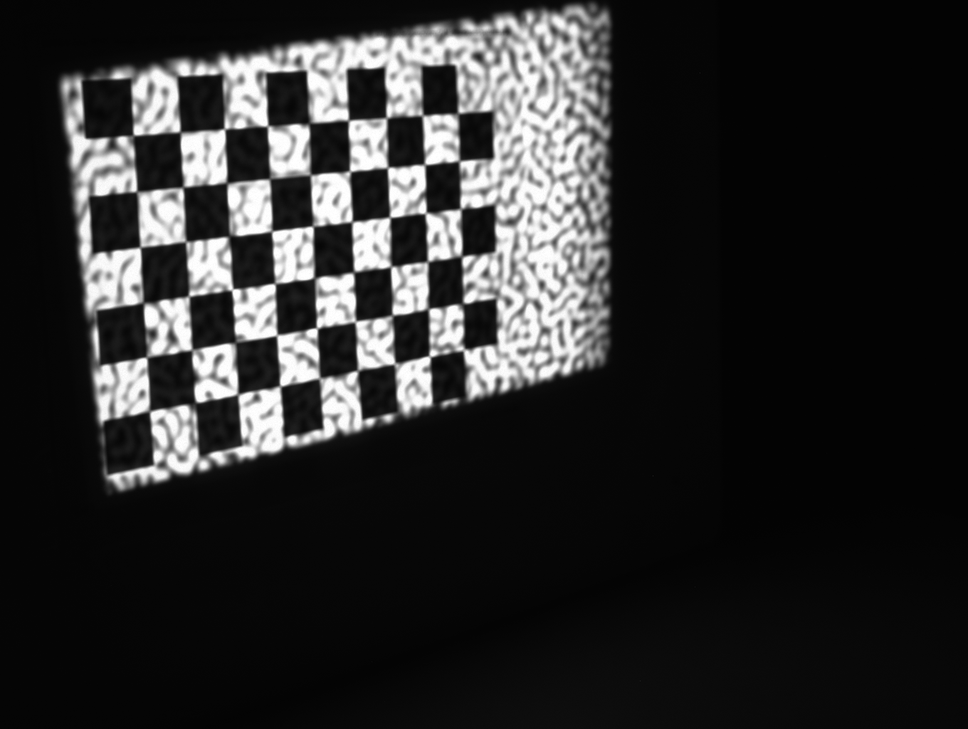
#> input picture damiers/test1/checkerboard3.png, 968 x 729 px, shrunk from 1360 x 1024 before the run; its folder holds only this picture in this run
$ python calibrate.py
#> lines starting #> are read from the running program, lines starting #| are printed output that depends on the picture; after the words box and inside, x2 and y2 are one past the last pixel; in counts of white or black regions, pixels touching at a corner belong together; long printed decimals are rounded
#!/usr/bin/python

from __future__ import print_function

import numpy as np
import cv2
import glob

W, H = 9, 6

# termination criteria
criteria = (cv2.TERM_CRITERIA_EPS + cv2.TERM_CRITERIA_MAX_ITER, 30, 0.001)

# prepare object points, like (0,0,0), (1,0,0), (2,0,0) ....,(6,5,0)
objp = np.zeros((H*W,3), np.float32)
objp[:,:2] = np.mgrid[0:W,0:H].T.reshape(-1,2)

# Arrays to store object points and image points from all the images.
objpoints = [] # 3d point in real world space
imgpoints = [] # 2d points in image plane.

images = glob.glob('test1/checkerboard*.png')

for fname in images:
    img = cv2.imread(fname)
#> img is the input picture: shape (729, 968, 3); min 2, max 255, mean 44
    gray = cv2.cvtColor(img,cv2.COLOR_BGR2GRAY)
    # Find the chess board corners
    ret, corners = cv2.findChessboardCorners(gray, (W,H), None)
#> ret = True; corners = 54 rows, first 8: [139, 142], [179.5, 131], [224.4, 129], [267.5, 125.3], [308.5, 123.5], [347.9, 120], [386.4, 117.4], [422.7, 115.7]

    # If found, add object points, image points (after refining them)
    if ret == True:
        objpoints.append(objp)

        cv2.cornerSubPix(gray,corners,(11,11),(-1,-1),criteria)
        imgpoints.append(corners)

        # Draw and display the corners

        cv2.cornerSubPix(gray,corners,(11,11),(-1,-1),criteria)
        cv2.drawChessboardCorners(img, (W,H), corners ,ret)
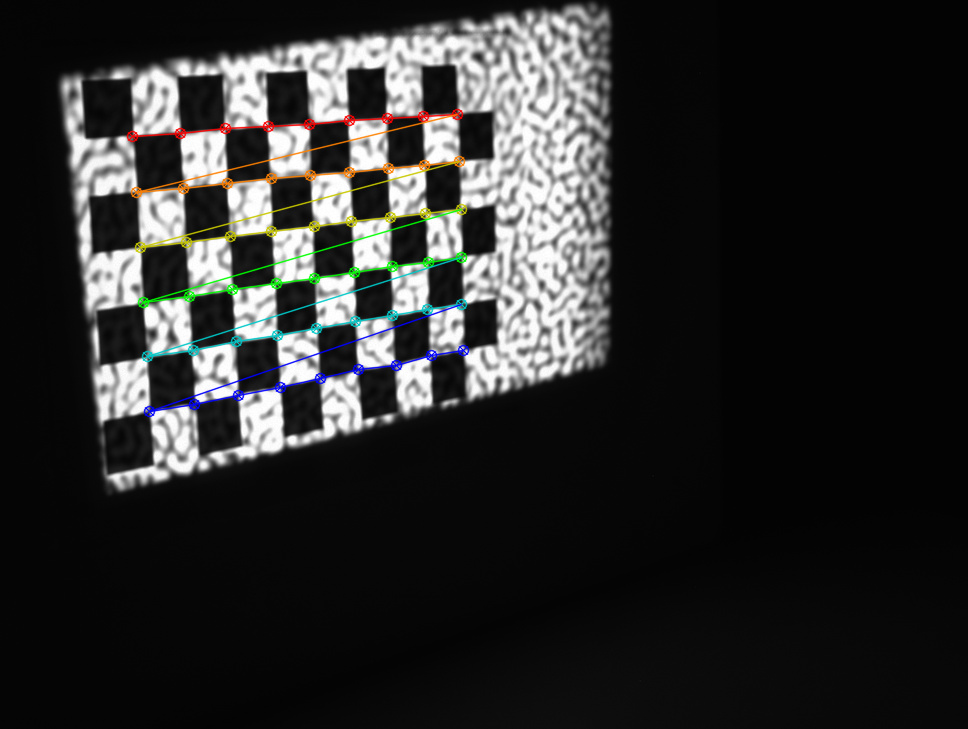
#> img: shape (729, 968, 3); 2.1% of pixels changed, all inside (x1, y1, x2, y2) = (126, 108, 470, 418)

        # Pour visu
        # cv2.imshow('img',img)
        # cv2.waitKey(0)
        cv2.imwrite('/cv-'.join(fname.split('/')), img)
    else:
        print("No match for :", fname)

ret, mtx, dist, rvecs, tvecs = cv2.calibrateCamera(objpoints, imgpoints, gray.shape[::-1], None, None)
#> ret = 0.967; mtx = [[1499.6, 0, 436.8], [0, 1592.3, 411.3], [0, 0, 1]]; dist = [[0.549, -18.82, 0.0198, -0.00515, 161.7]]; rvecs = ([0.201, -0.693, -0.105],); tvecs = ([-5.66, -4.89, 27.86],)

def print_arr(arr):
    for line in arr:
        print('\t'.join(map(str, line)))
#> this loop made 3 passes
#| 1499.626	0.0	436.849
#| 0.0	1592.315	411.309
#| 0.0	0.0	1.0
    print()

print("Matrix")
print_arr(mtx)

print("Rotations")
for r in rvecs:
    print_arr(cv2.Rodrigues(r)[0])
#> this loop made 1 pass
#| 0.7648	0.0294	-0.6436
#| -0.1625	0.9755	-0.1485
#| 0.6234	0.2182	0.7508

print("Translations")
for t in tvecs:
    print_arr(t)
#> this loop made 1 pass
#| -5.659
#| -4.889
#| 27.864

cv2.destroyAllWindows()

mean_error = 0
for i in xrange(len(objpoints)):
    imgpoints2, _ = cv2.projectPoints(objpoints[i], rvecs[i], tvecs[i], mtx, dist)
    error = cv2.norm(imgpoints[i],imgpoints2, cv2.NORM_L2)/len(imgpoints2)
    mean_error += error
#> this loop made 1 pass
#> (error, mean_error) on pass 1: (0.132, 0.132)
#> after the loop, mean_error = 0.132

print("total error: ", mean_error/len(objpoints))
#| total error:  0.1316

$ run again, on damiers/test1/checkerboard7.png
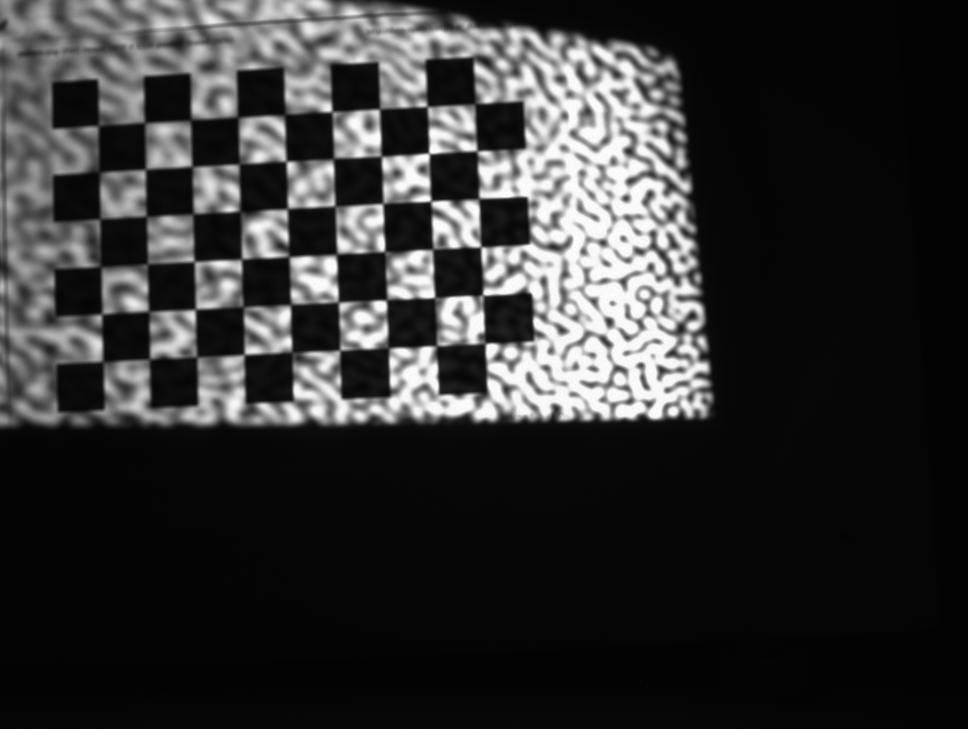
#> input picture damiers/test1/checkerboard7.png, 968 x 729 px, shrunk from 1360 x 1024 before the run
#> img is the input picture: shape (729, 968, 3); min 1, max 255, mean 50.9
#> `ret, corners = cv2.findChessboardCorners(gray, (W,H), None)`: ret = True; corners = 54 rows, first 8: [98.5, 125], [145, 123], [190.4, 120], [237.5, 117], [286.6, 116], [331.3, 111], [378.5, 109.7], [427.5, 106.9]
#> `cv2.drawChessboardCorners(img, (W,H), corners ,ret)`:
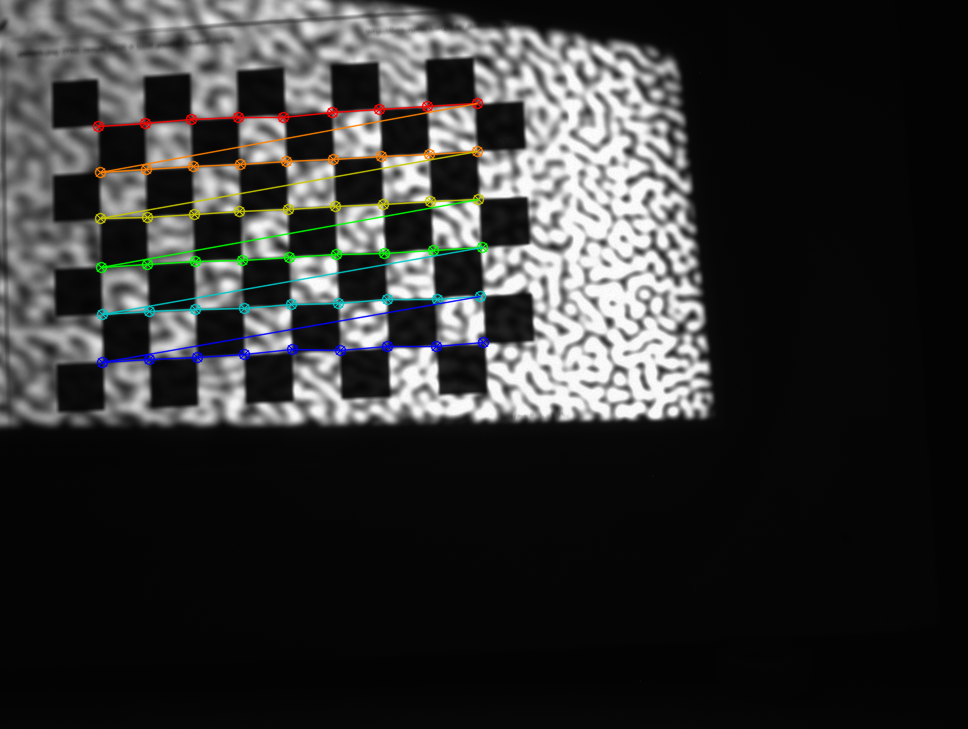
#> img: shape (729, 968, 3); 2.36% of pixels changed, all inside (x1, y1, x2, y2) = (92, 97, 490, 369)
#> `ret, mtx, dist, rvecs, tvecs = cv2.calibrateCamera(objpoints, imgpoint..`: ret = 1.13; mtx = [[2070.8, 0, 519.5], [0, 2057.9, 387.5], [0, 0, 1]]; dist = [[1.61, -32.27, 0.0179, 0.0531, 250.3]]; rvecs = ([-0.08, 0.0447, -0.0431],); tvecs = ([-8.93, -5.55, 43.58],)
#> the loop in print_arr, `for line in arr:` made 3 passes
#> (printed output is left out)
#> the loop `for r in rvecs:` made 1 pass
#> (printed output is left out)
#> the loop `for t in tvecs:` made 1 pass
#> (printed output is left out)
#> the loop `for i in xrange(len(objpoints)):` made 1 pass
#> (error, mean_error) on pass 1: (0.154, 0.154)
#> after the loop `for i in xrange(len(objpoints)):`: mean_error = 0.154
#| total error:  0.154

$ run again, on damiers/test1/checkerboard8.png
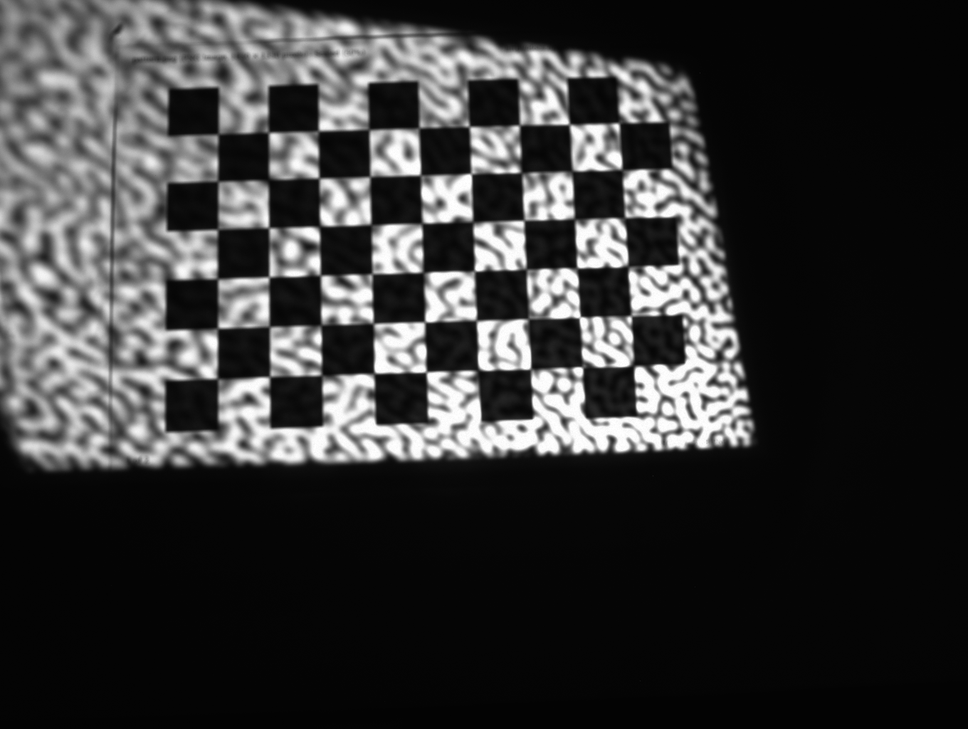
#> input picture damiers/test1/checkerboard8.png, 968 x 729 px, shrunk from 1360 x 1024 before the run
#> img is the input picture: shape (729, 968, 3); min 2, max 255, mean 56.2
#> `ret, corners = cv2.findChessboardCorners(gray, (W,H), None)`: ret = True; corners = 54 rows, first 8: [224, 135], [269.3, 133], [317, 132], [369.9, 130.3], [419.6, 127.3], [469.6, 126.8], [518.9, 125.6], [569, 123.8]
#> `cv2.drawChessboardCorners(img, (W,H), corners ,ret)`:
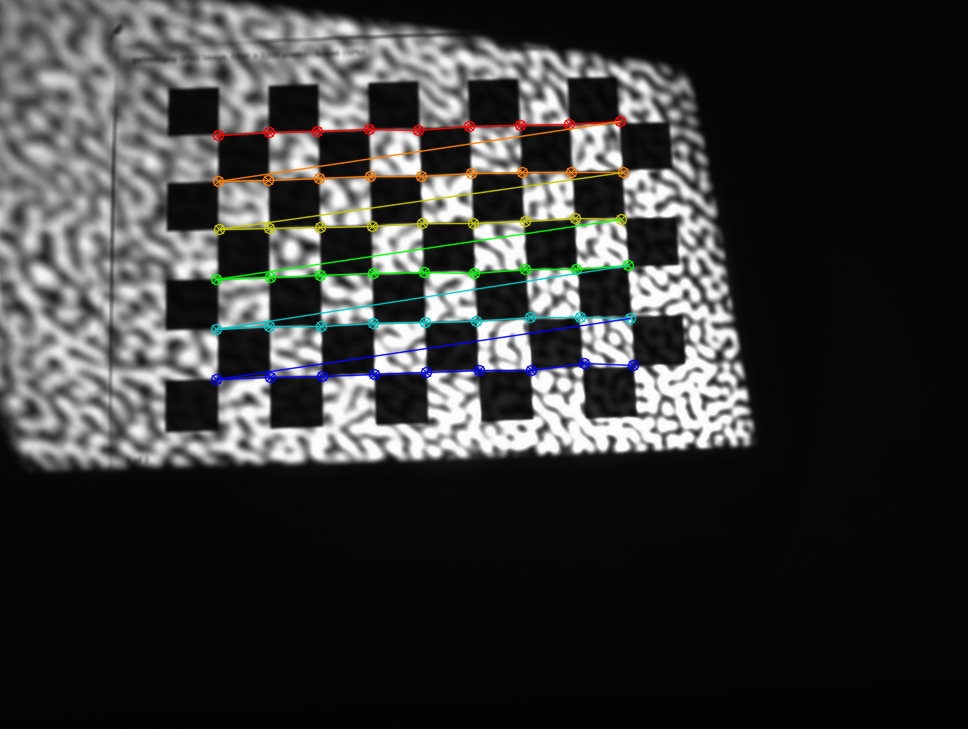
#> img: shape (729, 968, 3); 2.5% of pixels changed, all inside (x1, y1, x2, y2) = (210, 115, 640, 386)
#> `ret, mtx, dist, rvecs, tvecs = cv2.calibrateCamera(objpoints, imgpoint..`: ret = 1.35; mtx = [[1151.8, 0, 497.1], [0, 1147, 432.2], [0, 0, 1]]; dist = [[-0.321, 5.51, -0.00481, -0.00379, -29.07]]; rvecs = ([-0.171, -0.0196, -0.0363],); tvecs = ([-5.54, -5.94, 22.82],)
#> the loop in print_arr, `for line in arr:` made 3 passes
#> (printed output is left out)
#> the loop `for r in rvecs:` made 1 pass
#> (printed output is left out)
#> the loop `for t in tvecs:` made 1 pass
#> (printed output is left out)
#> the loop `for i in xrange(len(objpoints)):` made 1 pass
#> (error, mean_error) on pass 1: (0.183, 0.183)
#> after the loop `for i in xrange(len(objpoints)):`: mean_error = 0.183
#| total error:  0.1833

$ run again, on damiers/test1/checkerboard4.png
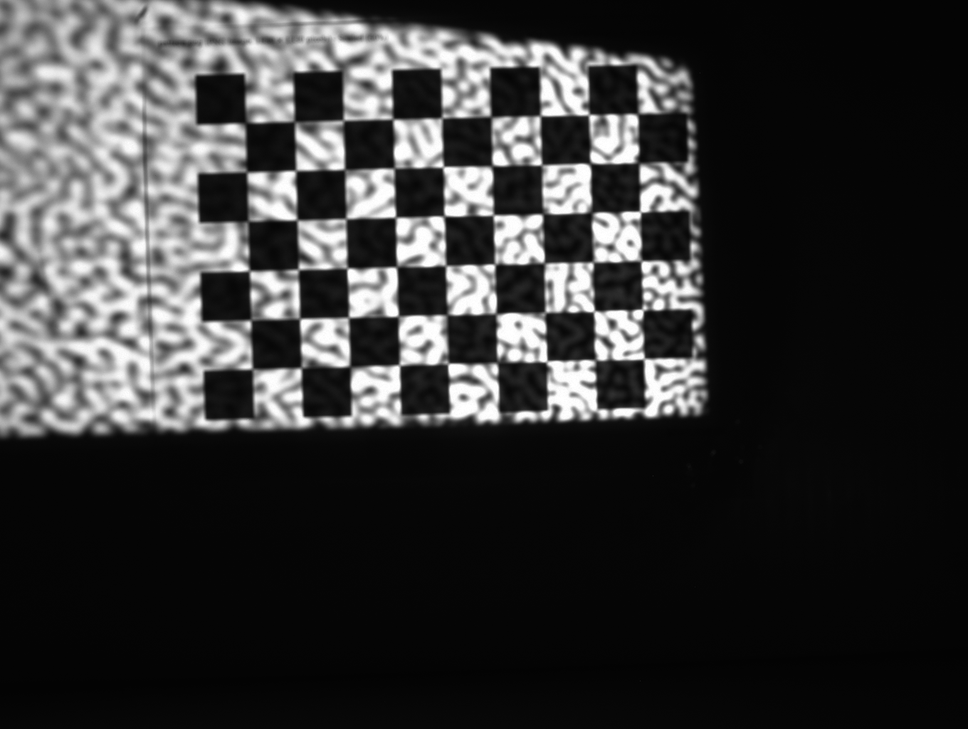
#> input picture damiers/test1/checkerboard4.png, 968 x 729 px, shrunk from 1360 x 1024 before the run
#> img is the input picture: shape (729, 968, 3); min 2, max 255, mean 55.5
#> `ret, corners = cv2.findChessboardCorners(gray, (W,H), None)`: ret = True; corners = 54 rows, first 8: [251, 130], [287, 128], [349, 128], [392.5, 119.5], [441.5, 117.8], [491, 116], [540.9, 115.4], [589, 114.9]
#> `cv2.drawChessboardCorners(img, (W,H), corners ,ret)`:
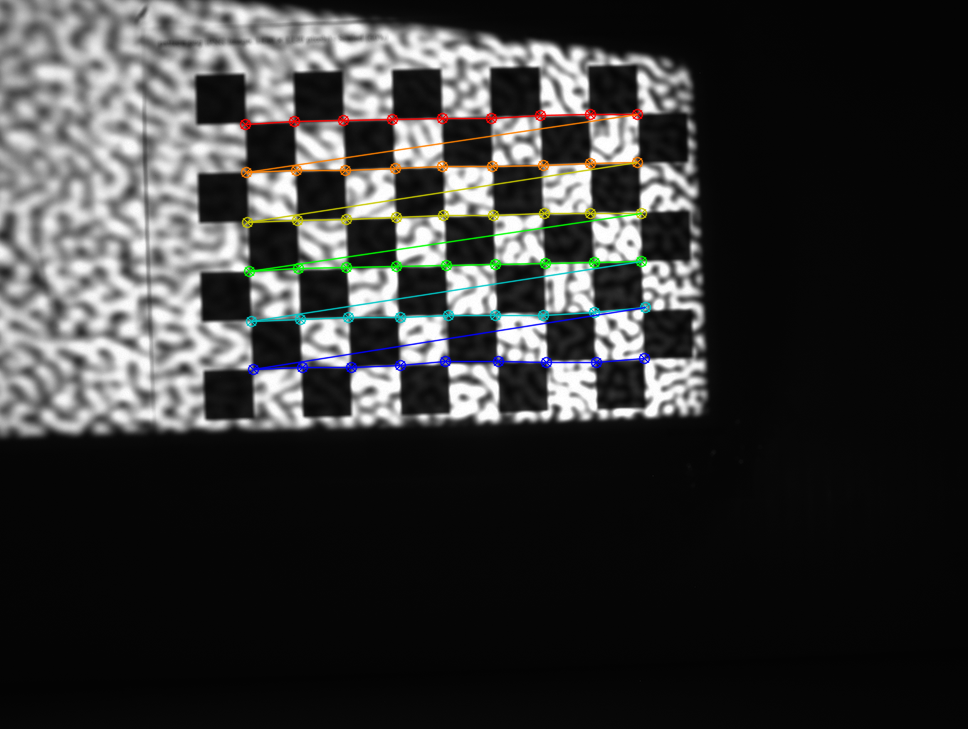
#> img: shape (729, 968, 3); 2.42% of pixels changed, all inside (x1, y1, x2, y2) = (239, 108, 652, 376)
#> `ret, mtx, dist, rvecs, tvecs = cv2.calibrateCamera(objpoints, imgpoint..`: ret = 1.34; mtx = [[13255.3, 0, 485.7], [0, 13109.8, 364], [0, 0, 1]]; dist = [[-16.57, 4765.9, -0.11, -0.01, 3.41]]; rvecs = ([-0.00631, -0.145, -0.027],); tvecs = ([-4.84, -4.89, 266.1],)
#> the loop in print_arr, `for line in arr:` made 3 passes
#> (printed output is left out)
#> the loop `for r in rvecs:` made 1 pass
#> (printed output is left out)
#> the loop `for t in tvecs:` made 1 pass
#> (printed output is left out)
#> the loop `for i in xrange(len(objpoints)):` made 1 pass
#> (error, mean_error) on pass 1: (0.182, 0.182)
#> after the loop `for i in xrange(len(objpoints)):`: mean_error = 0.182
#| total error:  0.1822

$ run again, on damiers/test1/checkerboard5.png
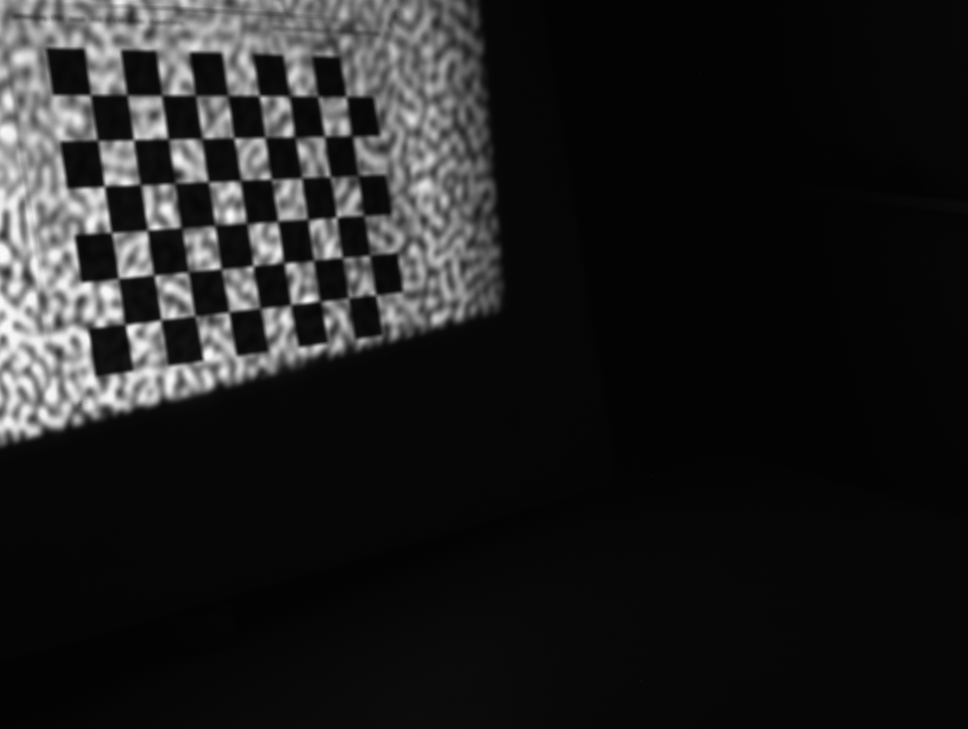
#> input picture damiers/test1/checkerboard5.png, 968 x 729 px, shrunk from 1360 x 1024 before the run
#> img is the input picture: shape (729, 968, 3); min 1, max 254, mean 32.1
#> `ret, corners = cv2.findChessboardCorners(gray, (W,H), None)`: ret = True; corners = 54 rows, first 8: [89.13, 95.94], [125.3, 93.31], [160.5, 96.89], [197.2, 96.81], [228, 96], [259, 95.5], [289.5, 96], [317.5, 96]
#> `cv2.drawChessboardCorners(img, (W,H), corners ,ret)`:
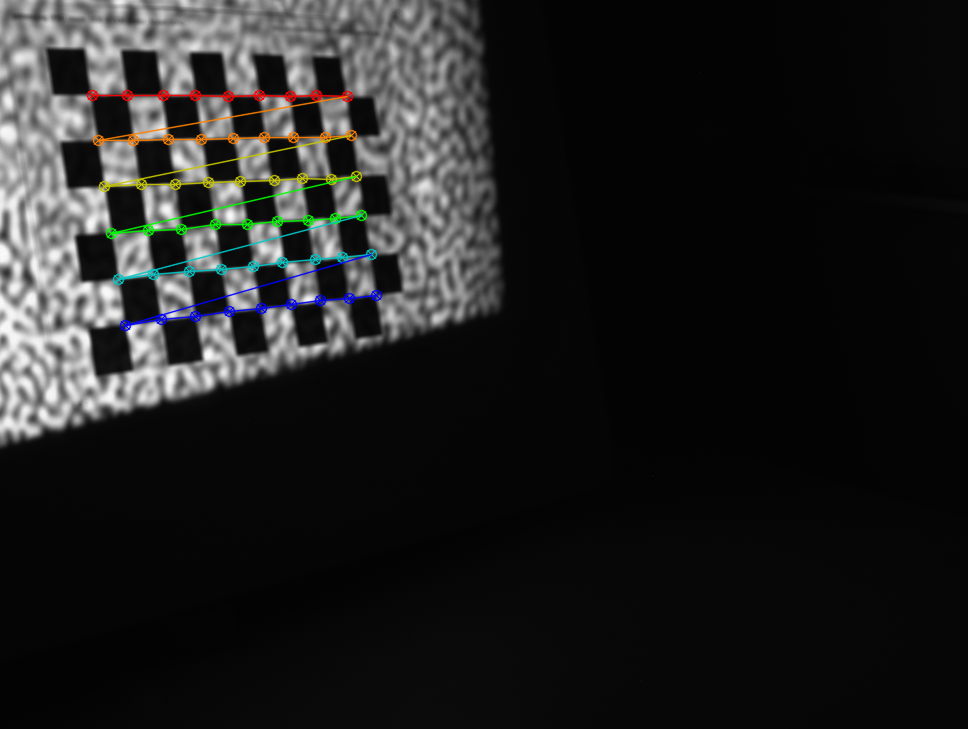
#> img: shape (729, 968, 3); 1.76% of pixels changed, all inside (x1, y1, x2, y2) = (86, 89, 383, 332)
#> `ret, mtx, dist, rvecs, tvecs = cv2.calibrateCamera(objpoints, imgpoint..`: ret = 1.06; mtx = [[1567.3, 0, 436.8], [0, 1617.7, 382], [0, 0, 1]]; dist = [[1.2, -5.06, 0.0593, 0.106, 2.01]]; rvecs = ([-0.082, -0.822, -0.161],); tvecs = ([-7.82, -6.22, 33.95],)
#> the loop in print_arr, `for line in arr:` made 3 passes
#> (printed output is left out)
#> the loop `for r in rvecs:` made 1 pass
#> (printed output is left out)
#> the loop `for t in tvecs:` made 1 pass
#> (printed output is left out)
#> the loop `for i in xrange(len(objpoints)):` made 1 pass
#> (error, mean_error) on pass 1: (0.145, 0.145)
#> after the loop `for i in xrange(len(objpoints)):`: mean_error = 0.145
#| total error:  0.1448
